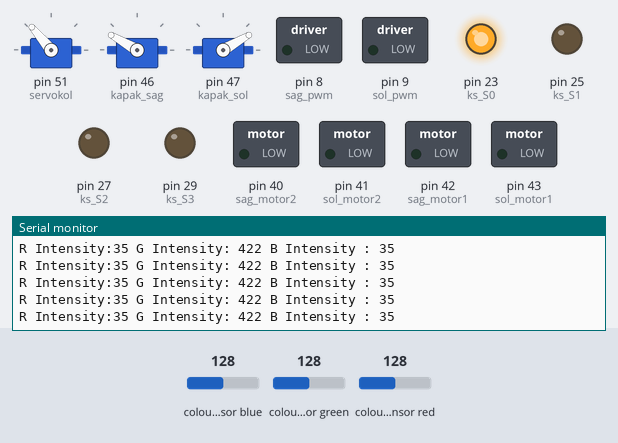
The sketch below on a simulated Arduino Mega 2560, built with avr-gcc and run on an emulated ATmega2560. Shown: 3 × servo, switched loads named in the sketch (green lamp = pin HIGH), output pins drawn as LEDs (lit = HIGH), the last lines printed to the serial monitor. Wiring (inferred from the names in the program): TCS3200 colour sensor: output pin 30; S2 pin 26; S3 pin 28; S0 pin 22; S1 pin 24. Inputs (shaded band) come from the test bench; at power-on: colour sensor blue 128, colour sensor green 128, colour sensor red 128. Pins used as bus, display or sensor lines are not drawn.

Above: at 2.2 s.
2.3 s: colour sensor blue set to 5
At 2.62 s:
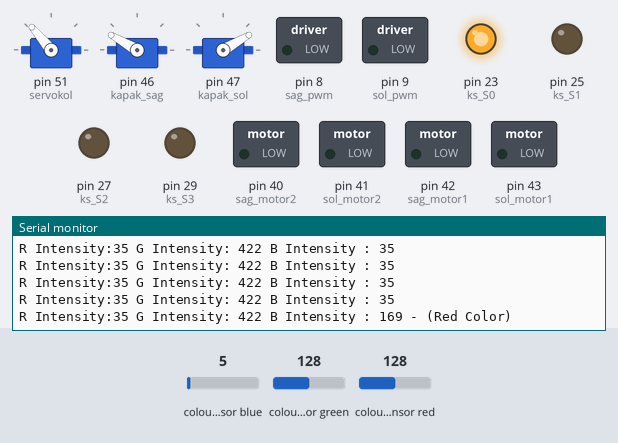
4.1 s: colour sensor blue set to 64
At 4.11 s:
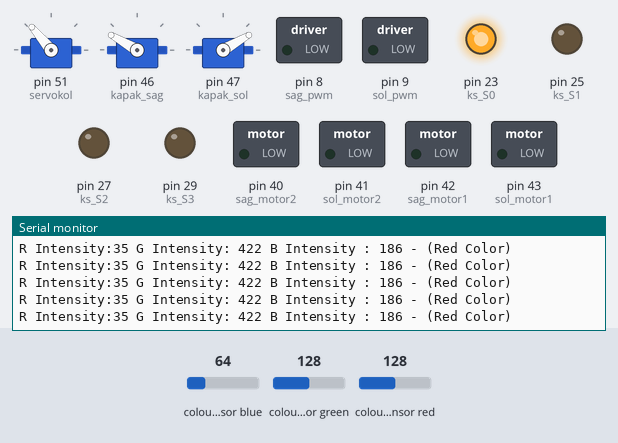
7.1 s: colour sensor green set to 5
At 7.24 s:
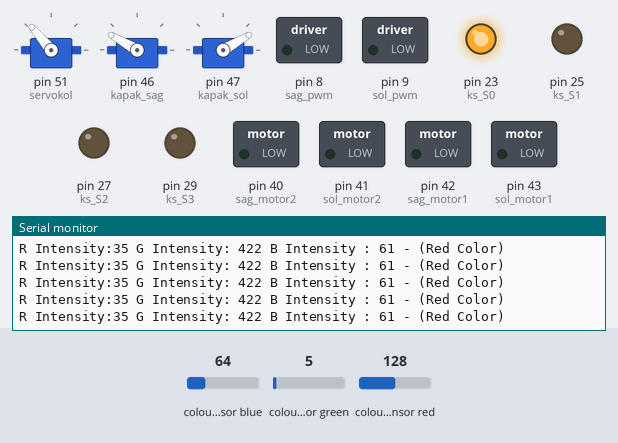
10.1 s: colour sensor red set to 5
At 10.43 s:
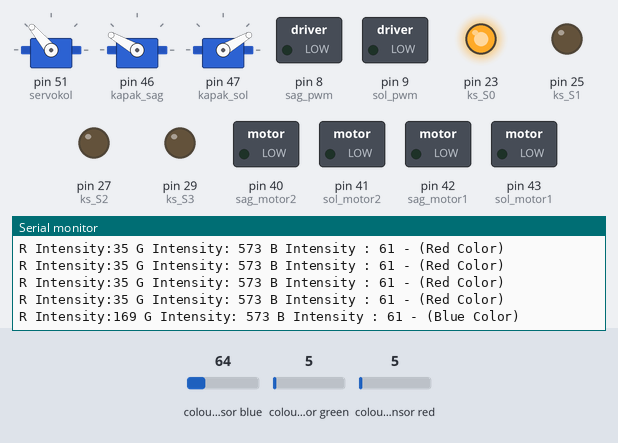
Timing chart, 0 to 12.9 s (numbered marks = the images above; inputs shaded):
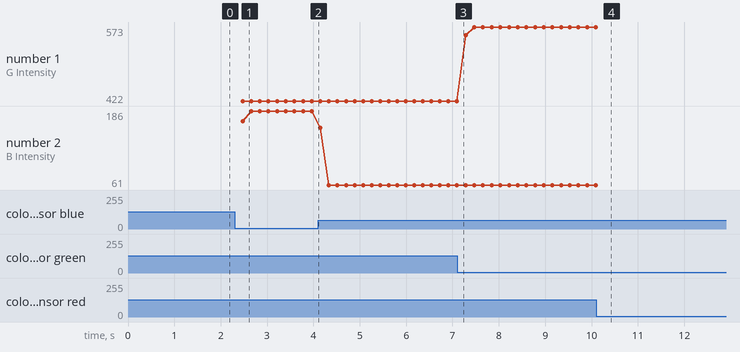

The sketch:

finished.ino
```cpp
#include <Servo.h>
Servo kapak_sag;
Servo kapak_sol;
Servo servokol;
//Sol ON Mesafe Sensörü
#define solons_echo 35
#define solons_trig 34
//Sol ARKA Mesafe Sensörü
#define solarkas_echo 38
#define solarkas_trig 39
//Hazne Mesafe Sensörüd
#define hs_echo 32
#define hs_trig 33
//Duvar Mesafe Sensörü
#define dvr_echo 48
#define dvr_trig 49
//ARKA Mesafe Sensörü
#define arka_echo 36
#define arka_trig 37
//Motorlar
#define sag_motor1 42 // İLERİ sağ
#define sag_motor2 40 //GERİ sağ
#define sag_pwm 8 // SAG pwm
#define sol_motor1 43 //SOL İLERİ
#define sol_motor2 41 //SOL GERİ
#define sol_pwm 9 //SOL pwm
//Hazne Renk Sensörü
#define hs_S0 22
#define hs_S1 24
#define hs_S2 26
#define hs_S3 28
#define hs_SOut 30
//Çöp Kutu Renk Sensörü
#define ks_S0 23
#define ks_S1 25
#define ks_S2 27
#define ks_S3 29
#define ks_SOut 31

#define pwm 60
#define kp 8
#define ideal 7

unsigned long t = 0;
int fark;
int fark2 = 0;
int hata = 0;
int arka;
int solon;
int solarka;
int duvar;
int hazne;
int state = 0;
int pid;
int coprenk;
int kuturenk;
int solonmod;
int solarkamod;
int count = 1;
int pos = 0;
void sagpwm(int x)
{
  digitalWrite(sol_motor1, HIGH);
  digitalWrite(sol_motor2, LOW);
  digitalWrite(sag_motor1, LOW);
  digitalWrite(sag_motor2, HIGH);
  analogWrite(sol_pwm, x);
  analogWrite(sag_pwm, x);
}

void solpwm(int x)
{
  digitalWrite(sol_motor1, LOW);
  digitalWrite(sol_motor2, HIGH);
  digitalWrite(sag_motor1, HIGH);
  digitalWrite(sag_motor2, LOW);
  analogWrite(sol_pwm, x);
  analogWrite(sag_pwm, x);
}

void duvartakip(int x)
{
  digitalWrite(sol_motor1, LOW);
  digitalWrite(sol_motor2, HIGH);
  digitalWrite(sag_motor1, LOW);
  digitalWrite(sag_motor2, HIGH);
  analogWrite(sol_pwm, pwm - x);
  analogWrite(sag_pwm, pwm + x); //+ 5 i sildik 20.05
}
void duvartakip2(int x)
{
  digitalWrite(sol_motor1, HIGH);
  digitalWrite(sol_motor2, LOW);
  digitalWrite(sag_motor1, HIGH);
  digitalWrite(sag_motor2, LOW);
  analogWrite(sol_pwm, pwm - x);
  analogWrite(sag_pwm, pwm + x); //+ 5 i sildik 20.05
}
void ileri()
{
  digitalWrite(sol_motor1, HIGH);
  digitalWrite(sol_motor2, LOW);
  digitalWrite(sag_motor1, HIGH);
  digitalWrite(sag_motor2, LOW);
  analogWrite(sol_pwm, pwm + 6);
  analogWrite(sag_pwm, pwm);
}
void ileripwm(int x)
{
  digitalWrite(sol_motor1, HIGH);
  digitalWrite(sol_motor2, LOW);
  digitalWrite(sag_motor1, HIGH);
  digitalWrite(sag_motor2, LOW);
  analogWrite(sol_pwm, x + 6);
  analogWrite(sag_pwm, x);
}
void geri()
{
  digitalWrite(sol_motor1, LOW);
  digitalWrite(sol_motor2, HIGH);
  digitalWrite(sag_motor1, LOW);
  digitalWrite(sag_motor2, HIGH);
  analogWrite(sol_pwm, pwm);
  analogWrite(sag_pwm, pwm);
}

void dur()
{
  digitalWrite(sol_motor1, LOW);
  digitalWrite(sol_motor2, LOW);
  digitalWrite(sag_motor1, LOW);
  digitalWrite(sag_motor2, LOW);
  analogWrite(sol_pwm, 0);
  analogWrite(sag_pwm, 0);
}

void fren()
{
  digitalWrite(sol_motor1, !digitalRead(sol_motor1));
  digitalWrite(sol_motor2, !digitalRead(sol_motor2));
  digitalWrite(sag_motor1, !digitalRead(sag_motor1));
  digitalWrite(sag_motor2, !digitalRead(sag_motor2));
  analogWrite(sol_pwm, 200);
  analogWrite(sag_pwm, 200);
  delay(20);
}

void sol()
{
  digitalWrite(sol_motor1, LOW);
  digitalWrite(sol_motor2, HIGH);
  digitalWrite(sag_motor1, HIGH);
  digitalWrite(sag_motor2, LOW);
  analogWrite(sol_pwm, pwm);
  analogWrite(sag_pwm, pwm);
}

void sag()
{
  digitalWrite(sol_motor1, HIGH);
  digitalWrite(sol_motor2, LOW);
  digitalWrite(sag_motor1, LOW);
  digitalWrite(sag_motor2, HIGH);
  analogWrite(sol_pwm, pwm);
  analogWrite(sag_pwm, pwm);
}

void duvarayaklas(int x)
{
  digitalWrite(sol_motor1, LOW);
  digitalWrite(sol_motor2, HIGH);
  digitalWrite(sag_motor1, LOW);
  digitalWrite(sag_motor2, HIGH);
  analogWrite(sol_pwm, 30 + x);
  analogWrite(sag_pwm, 30 - x);

}

int haznesensor()
{
  delay(20);
  long sure, mesafe;
  digitalWrite(hs_trig, LOW);
  delayMicroseconds(2);
  digitalWrite(hs_trig, HIGH);
  delayMicroseconds(10);
  digitalWrite(hs_trig, LOW);
  sure = pulseIn(hs_echo, HIGH);
  mesafe = (sure / 2) / 29.1;
  if (mesafe > 200 || mesafe < 0)
  {
    Serial.println("Menzil Disi");
  }
  else
  {
    Serial.print("Hazne=");
    Serial.print(mesafe);
    Serial.println(" cm");
    return mesafe;
  }
}

int duvarsensor()
{
  delay(20);
  long sure, mesafe;
  digitalWrite(dvr_trig, LOW);
  delayMicroseconds(2);
  digitalWrite(dvr_trig, HIGH);
  delayMicroseconds(10);
  digitalWrite(dvr_trig, LOW);
  sure = pulseIn(dvr_echo, HIGH);
  mesafe = (sure / 2) / 29.1;

  if (mesafe > 200 || mesafe < 0)
  {
    Serial.println("Menzil Disi");
    return 200;
  }
  else
  {
    Serial.print("Duvar=");
    Serial.print(mesafe);
    Serial.println(" cm");
    return mesafe;
  }
}

int arkasensor()
{
  delay(10);
  long sure, mesafe;
  digitalWrite(arka_trig, LOW);
  delayMicroseconds(2);
  digitalWrite(arka_trig, HIGH);
  delayMicroseconds(10);
  digitalWrite(arka_trig, LOW);
  sure = pulseIn(arka_echo, HIGH);
  mesafe = (sure / 2) / 29.1;
  if (mesafe > 200 || mesafe < 0)
  {
    Serial.println("Menzil Disi");
    return 200;
  }
  else
  {
    Serial.print("Arka sensor=");
    Serial.print(mesafe);
    Serial.println(" cm");
    return mesafe;
  }
}

int solonsensor()
{
  delay(10);
  long sure, mesafe;
  digitalWrite(solons_trig, LOW);
  delayMicroseconds(2);
  digitalWrite(solons_trig, HIGH);
  delayMicroseconds(10);
  digitalWrite(solons_trig, LOW);
  sure = pulseIn(solons_echo, HIGH);
  mesafe = (sure / 2) / 29.1;
  digitalWrite(solons_echo, LOW);
  if (mesafe > 200 || mesafe < 0)
  {
    Serial.println("Menzil Disi");
  }
  else
  {
    Serial.print("Sol Ön=");
    Serial.print(mesafe);
    Serial.println(" cm");
    return mesafe;
  }
}

int solarkasensor()
{
  delay(10);
  long sure, mesafe;
  digitalWrite(solarkas_trig, LOW);
  delayMicroseconds(2);
  digitalWrite(solarkas_trig, HIGH);
  delayMicroseconds(10);
  digitalWrite(solarkas_trig, LOW);
  sure = pulseIn(solarkas_echo, HIGH);
  mesafe = (sure / 2) / 29.1;
  digitalWrite(solarkas_echo, LOW);
  if (mesafe > 200 || mesafe < 0)
  {
    Serial.println("Menzil Disi");
  }
  else
  {
    Serial.print("Sol arka=");
    Serial.print(mesafe);
    Serial.println(" cm");
    return mesafe;
  }
}

int renkoku(int x)
{
  int green, red, blue;
  if (x == 0)
  {
    for (int i = 0; i < 9; i++)
    {
      digitalWrite(hs_S2, LOW);
      digitalWrite(hs_S3, LOW);
      //count OUT, pRed, RED
      red = red + pulseIn(hs_SOut, digitalRead(hs_SOut) == HIGH ? LOW : HIGH);
      digitalWrite(hs_S3, HIGH);
      //count OUT, pBLUE, BLUE
      blue = blue + pulseIn(hs_SOut, digitalRead(hs_SOut) == HIGH ? LOW : HIGH);
      digitalWrite(hs_S2, HIGH);
      //count OUT, pGreen, GREEN
      green = green + pulseIn(hs_SOut, digitalRead(hs_SOut) == HIGH ? LOW : HIGH);
      delay(20);
    }
    red = red / 10;
    green = green / 10;
    blue = blue / 10;
    Serial.print("R Intensity:");
    Serial.print(red, DEC);
    Serial.print(" G Intensity: ");
    Serial.print(green, DEC);
    Serial.print(" B Intensity : ");
    Serial.print(blue, DEC);
    if (red < blue && red < green && red < 240 && green > 285)
    {
      Serial.println(" - (Red Color)");
      return 0; // Kırmızıysa 0
    }

    else if (blue < red && blue < green && blue < 325 && green > 400)
    {
      Serial.println(" - (Blue Color)");
      return 2; // Maviyse 2
    }

    else if (green < red && green - blue < 100 && green < 480 )
    {
      Serial.println(" - (Green Color)");
      return 1; // Yeşilse 1
    }
    else if ((blue - red) > 80 && green < 300) {
      Serial.println(" - (Yellow Color)");
      return 3; // Sarıysa 3
    }
    else {
      Serial.println();
      return 4; // Beyazsa 4
    }
    delay(20);
  }

  if (x == 1) { //x 1 ise kutu sensor
    for (int i = 0; i < 9; i++) {
      digitalWrite(ks_S2, LOW);
      digitalWrite(ks_S3, LOW);
      //count OUT, pRed, RED
      red = red + pulseIn(ks_SOut, digitalRead(ks_SOut) == HIGH ? LOW : HIGH);
      digitalWrite(ks_S3, HIGH);
      //count OUT, pBLUE, BLUE
      blue = blue + pulseIn(ks_SOut, digitalRead(ks_SOut) == HIGH ? LOW : HIGH);
      digitalWrite(ks_S2, HIGH);
      //count OUT, pGreen, GREEN
      green = green + pulseIn(ks_SOut, digitalRead(ks_SOut) == HIGH ? LOW : HIGH);
      delay(20);
    }
    red = red / 10;
    green = green / 10;
    blue = blue / 10;
    Serial.print("R Intensity:");
    Serial.print(red, DEC);
    Serial.print(" G Intensity: ");
    Serial.print(green, DEC);
    Serial.print(" B Intensity : ");
    Serial.print(blue, DEC);
    if (red < blue && red < green && red < 80 && blue > 65 && green > 80)
    {
      Serial.println(" - (Red Color)");
      return 0; // Kırmızıysa 0
    }

    else if (blue < red && blue < green && blue < 77 && (red - blue) > 40 && (red - green) > 20)
    {
      Serial.println(" - (Blue Color)");
      return 2; // Maviyse 2
    }

    else if (green < red && green < blue+20 &&green>50)
    {
      Serial.println(" - (Green Color)");
      return 1; // Yeşilse 1
    }
    else if ((green && red) < blue && (blue - red) > 15 && (blue - green) > 15) {
      Serial.println(" - (Yellow Color)");
      return 3; // Sarıysa 3
    }
    else {
      Serial.println();
      return 4; // Beyazsa 4
    }
    delay(20);
  }
}

void kapakac()
{
  for (int i = 0; i <= 150; i++)
  {
    kapak_sag.write(i); // servo kapağın ilk pozisyonu
    kapak_sol.write(180 - i); // servo kapağın ilk pozisyonu
    delay(10);
  }
}

void copal()
{
  for (int i = 0; i <= 150; i++)
  {
    kapak_sag.write(150 - i); // servo kapağın ilk pozisyonu
    kapak_sol.write(i + 30); // servo kapağın ilk pozisyonu
  }

}


void copara5() //// BU BUBU UBUBUBUBU
{
  int tur = 0;
  if (duvarsensor() <= 12) // duvar varsa
  {
    fren();
    dur();
    if ((haznesensor() - duvarsensor() > 6) && duvarsensor() != haznesensor()) //ÇÖP YOK DUVAR VAR TAMAM TAMAM
    {
      for (int i = 0; i < 25; i++) {
        sag();
        delay(150);
        fren();
        dur();
        delay(50);
        if (haznesensor() < 25 && haznesensor() - duvarsensor() > 9) {
          Serial.println("Çöp gördüm");
          hazne = haznesensor();
          duvar = duvarsensor();
          break;
        }
      }

      while (hazne >= 9 || duvarsensor() > 4) {
        hazne = haznesensor();
        ileripwm(40);
      }
      fren();
      dur();
      copal();
      delay(150);
      kapakac();
      delay(150);
      copal();
      delay(150);
      kapakac();
      delay(150);
      copal();
      coprenk = renkoku(0);
      if (coprenk != 4) {
        pos = 1;
      } else {
        kapakac();
        sag();
        delay(400);
        fren();
        dur();
        return;
      }


      //Serial.println("Çöp Yok, Duvar Var");
    }
    else //Çöp Var,Duvar Var TAMAM TAMAM
    {
      while (duvarsensor() > 4) {
        ileripwm(40);
      }
      fren();
      dur();
      copal();
      delay(150);
      kapakac();
      delay(150);
      copal();
      delay(150);
      kapakac();
      delay(150);
      copal();
      coprenk = renkoku(0);
      sag();
      delay(800);
      while (1) { // Çöpü aldıktan sonra sola dönecek
        duvar = duvarsensor() % 30;
        delay(5);
        solon = solonsensor() % 30;
        delay(5);
        solarka = solarkasensor() % 30;
        sag();
        if ((solon - solarka < 2) || (solarka - solon < 2)) { // Bu koşul sağlanırsa
          sag();
          delay(300);
          fren();
          dur();
          delay(100);
          duvar = duvarsensor();
          delay(5);
          hazne = haznesensor();
          delay(5);
          solon = solonsensor();
          delay(5);
          solarka = solarkasensor();
          if ((solarka - solon < 2) || (solon - solarka < 2) && !(duvar < 5)) {
            if (coprenk != 4) {
              pos = 1;
            } else {
              kapakac();
              geri();
              delay(500);
              sag();
              delay(400);
              fren();
              dur();
              return;
            }
            break;
          }
        }
      }
      //Serial.println("Çöp Var, duvar var");

    }

  } else {
    ileri();
    if (haznesensor() < 9) {
      fren();
      dur();
      copal();
      delay(200);
      kapakac();
      delay(200);
      copal();
      delay(200);
      kapakac();
      delay(200);
      copal();
      coprenk = renkoku(0);

      if (coprenk != 4) {
        pos = 1;
      } else {
        kapakac();
        sag();
        delay(200 * tur);
        ileri();
        delay(200);
        fren();
        dur();
        return;
      }
    }
  }
}
void kapakkapat() {
  for (int i = 0; i <= 150; i++)
  {
    kapak_sag.write(150 - i); // servo kapağın ilk pozisyonu
    kapak_sol.write(i + 30); // servo kapağın ilk pozisyonu
    delay(20);
  }
}
///////////////////////////////////////////////KOL//////////////////////////////////
void kolkaldir() {

  int i;
  for (i = 130; i >= 0; i--) {
    servokol.write(i);
    delay(75);
  }

  for (int i = 0; i <= 150; i++)
  {
    kapak_sag.write(i + 30); // servo kapağın ilk pozisyonu
    kapak_sol.write(150 - i); // servo kapağın ilk pozisyonu
    delay(20);
  }

  delay(500);

  for (int i = 0; i <= 150; i++)
  {
    kapak_sag.write(150 - i); // servo kapağın ilk pozisyonu
    kapak_sol.write(i + 30); // servo kapağın ilk pozisyonu
    delay(20);
  }

  //delay(100);
  //kapakac();
  //delay(100);
  //kapakkapat();
  //delay(100);
  // copal();
  //  kapakac();
  //  delay(1000);
  //  copal();
  //  delay(100);
  for (i = 0; i <= 130; i++) {
    servokol.write(i);
    delay(100);
  }
}


////////////////////////////////////////////////////////////////////////////////////
void kutuara() //HEMEN HEMEN TAMAM
{
  arka = arkasensor();
  //  delay(10);
  solon = solonsensor();
  //  delay(10);
  solarka = solarkasensor();
  if (arka < 10) { //direkteki sensor 10 cm küçük görürse sola dönmeye başlıyor
    fren();
    dur();
    sag(); //kutunun soluna atmayalım diye
    delay(300);
    fren();
    dur();
    kuturenk = renkoku(1);
    if (kuturenk == coprenk) {
      kolkaldir();
      delay(100);
      coprenk = renkoku(0);
      if (coprenk == 4) {
        pos = 0;
      } else {
        return;
      }
    }
    sol();
    delay(600);
    while (1) { // duvarla robot arasında çöpü aldıktan sonra sağa dön dönme hareketi
      arka = arkasensor() % 30;
      delay(5);
      solon = solonsensor() % 30;
      delay(5);
      solarka = solarkasensor() % 30;
      sol();
      if ((solon - solarka < 2) || (solarka - solon < 2)) { // Bu koşul sağlanırsa
        sol();
        delay(250);
        fren();
        dur();
        delay(100);
        arka = arkasensor();
        delay(5);
        solon = solonsensor();
        delay(5);
        solarka = solarkasensor();

        if ((solonsensor() - solarkasensor() < 5) && !(arkasensor() < 10) && (solarkasensor() < 15) && (solonsensor() < 15)) {

          break;
        }
      }
    }
  } else {
    if (solarkasensor() - solonsensor() < 25) {
      if (solarkasensor() <= ideal) {
        fark = solarkasensor() - solonsensor() + 1;
        Serial.print("FARK");

        Serial.println(fark);

        fark = fark * kp;
        duvartakip(fark);
      } else {
        //        int sensor = solarkasensor();
        //        t = millis();
        //        fark =  ideal - sensor ;
        //        hata = ((fark) * 8 + 10 * ((fark - fark2) / t)) / 5; //ikinci şans pid
        //        fark2 = fark;
        //        duvarayaklas(-hata);
        //        delay(200);
        //        duvarayaklas(hata);
        //        delay(100);
        fark = solarkasensor() - (solonsensor() - 7); // pid
        Serial.print("FARK");

        Serial.println(fark);

        fark = fark * 5;
        duvartakip(fark);
      }
    } else {

      state = 0;
      solonmod = solonsensor() % 30;
      solarkamod = solarkasensor() % 30;
      while (state == 0) { // Duvardan sol arka sensorü boşa çıkartırken
        solonmod = solonsensor() % 30;
        solarkamod = solarkasensor() % 30;
        pid = (solarkamod - solonmod) * 5;
        duvartakip(-pid);
        if (solonmod - solarkamod < 3) {

          state++;
          break;
        }
      }
      duvar = duvarsensor();
      while (state == 1) {
        solonmod = solonsensor() + 3 % 30;
        solarkamod = solarkasensor() + 3 % 30;
        pid = (solarkamod - solonmod) * 5;
        duvar = duvarsensor();
        duvartakip(-pid);
        if (duvar >= 36) {
          fren();
          dur();
          state++;
          break;
        }
      }
      fren();
      dur();
      delay(100);
      sag();
      delay(1000);
      while (state == 2) { // Sağa dönme
        sag();
        delay(250);
        fren();
        dur();
        delay(100);
        solonmod = solonsensor() % 30;
        solarkamod = solarkasensor() % 30;
        arka = arkasensor();
        if ((((solonmod - solarkamod ) || (solarkamod - solonmod ) <= 2 )) ) {
          sag();
          delay(250);
          solonmod = solonsensor() % 30;
          solarkamod = solarkasensor() % 30;
          arka = arkasensor();
          fren();
          dur();
          if ((((solonmod - solarkamod ) || (solarkamod - solonmod ) < 2 ) ) && arka < 45) {
            break;
          }
        }
      }
    }
  }
}

void setup()
{
  pinMode(sag_pwm, OUTPUT);
  pinMode(sag_motor1, OUTPUT);
  pinMode(sag_motor2, OUTPUT);
  pinMode(sol_pwm, OUTPUT);
  pinMode(sol_motor1, OUTPUT);
  pinMode(sol_motor2, OUTPUT);                        //for motor driver with 2 dir pins
  pinMode(hs_trig, OUTPUT);
  pinMode(hs_echo, INPUT);
  pinMode(dvr_trig, OUTPUT);
  pinMode(dvr_echo, INPUT);
  pinMode(arka_trig, OUTPUT);
  pinMode(arka_echo, INPUT);

  pinMode(solons_trig, OUTPUT);
  pinMode(solons_echo, INPUT);
  pinMode(solarkas_trig, OUTPUT);
  pinMode(solarkas_echo, INPUT);

  pinMode(hs_S0, OUTPUT);
  pinMode(hs_S1, OUTPUT);
  pinMode(hs_S2, OUTPUT);
  pinMode(hs_S3, OUTPUT);
  pinMode(hs_SOut, INPUT);
  digitalWrite(hs_S0, HIGH);
  digitalWrite(hs_S1, LOW);

  pinMode(ks_S0, OUTPUT);
  pinMode(ks_S1, OUTPUT);
  pinMode(ks_S2, OUTPUT);
  pinMode(ks_S3, OUTPUT);
  pinMode(ks_SOut, INPUT);
  digitalWrite(ks_S0, HIGH);
  digitalWrite(ks_S1, LOW);
  servokol.attach(51);
  servokol.write(0);  // servonun ilk pozisyon açısı
  kapak_sag.attach(46);
  kapak_sag.write(150); // kapalı 0 açık 150
  kapak_sol.attach(47);
  kapak_sol.write(30); // kapalı 180 açık 30
  servokol.attach(51);
  servokol.write(130);  // servonun ilk pozisyon açısı
  delay(1000);
  // delY 50 HERBİR İ DEN SONRA FORUN İÇİNDE
  Serial.begin(9600);
}

void loop()
{
  renkoku(0);

}
```

Measured:
- after the input at 2.3 s, the serial monitor: prints a new line after 0.17 s (image 1)
- after the input at 10.1 s, the serial monitor: prints a new line after 0.18 s (image 4)
- plotted number 1: 422 → 573 after the input at 7.1 s
- plotted number 2: 186 → 61 after the input at 4.1 s
